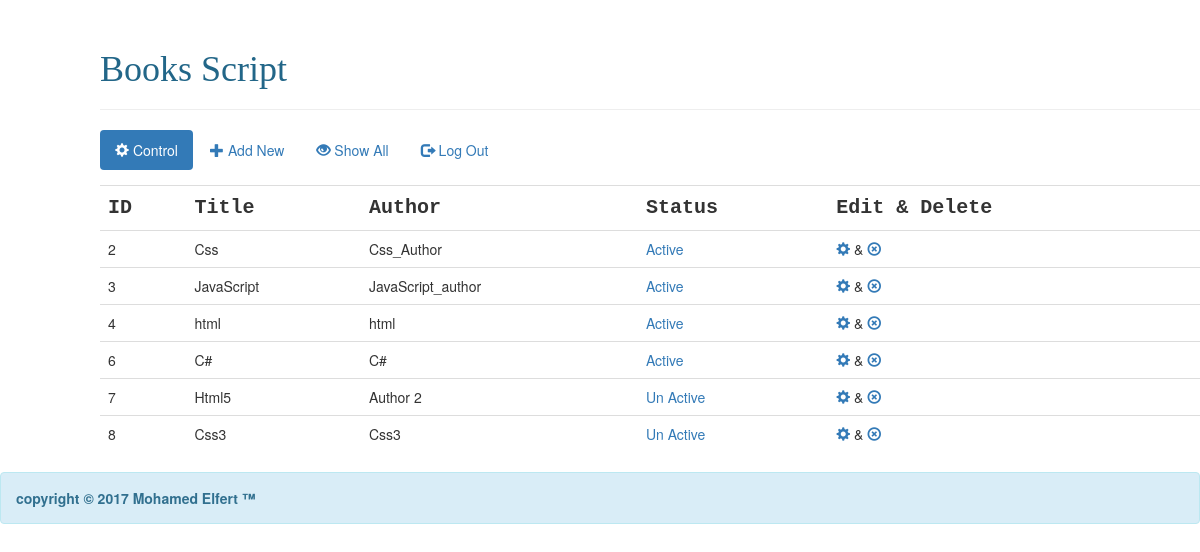
The app's page /control.php with its own data.
### tables this page shows
CREATE TABLE `books` (
  `id` int(11) NOT NULL,
  `title` varchar(50) NOT NULL,
  `author` varchar(50) NOT NULL,
  `active` int(2) NOT NULL DEFAULT '0'
);

### control.php (the view, shortened to what this page needs)
<!DOCTYPE html>
<html>
    <head>
        <link href="css/bootstrap.min.css" rel="stylesheet">
        <link href="css/style.css" rel="stylesheet">
    </head>
    <body>
        <div id="page">
            <div class="page-header">
              <h1 class="title">Books Script</h1>
            </div>
            <ul class="nav nav-pills">
                <li role="presentation" class="active"><a href="control.php">
                    <span class="glyphicon glyphicon-cog" aria-hidden="true"></span> Control</a>
                </li>
                <li role="presentation"><a href="add_new.php">
                    <span class="glyphicon glyphicon-plus" aria-hidden="true"></span> Add New</a>
                </li>
                <li role="presentation"><a href="show_all.php">
                    <span class="glyphicon glyphicon-eye-open" aria-hidden="true"></span> Show All</a>
                </li>
                <li role="presentation"><a href="index.php">
                    <span class="glyphicon glyphicon-log-out" aria-hidden="true"></span> Log Out</a>
                </li>
            </ul>
            <?php
            include 'connect.php';
            if ($_GET['box'] == 'active') {
                $id = intval($_GET['id']);
                $query = $conn->prepare("UPDATE books SET active = 1 WHERE id = :id");
                $query->bindParam(':id',$id,PDO::PARAM_INT);
                $query->execute();
                header("Location: control.php");
            }
            elseif ($_GET['box'] == 'unactive') {
                $id = intval($_GET['id']);
                $query = $conn->prepare("UPDATE books SET active = 0 WHERE id = :id");
                $query->bindParam(':id',$id,PDO::PARAM_INT);
                $query->execute();
                header("Location: control.php");
            }
            elseif ($_GET['box'] == 'delete') {
                $id = intval($_GET['id']);
                $query = $conn->query("DELETE FROM books WHERE id = '$id'");
                header("Location: control.php");
            }
            else{
            $query = $conn->query("SELECT * FROM books ORDER BY id");
            $count = $query->rowCount();
            if ($count) {
            ?>
            <table class="table table-hover">
              <tr id="htr">
                <td>ID</td>
                <td>Title</td>
                <td>Author</td>
                <td>Status</td>
                <td>Edit & Delete</td>
              </tr>
              <?php
              while ($row = $query->fetch(PDO::FETCH_OBJ)) {
                if ($row->active == 0) {
                    echo"
                    <tr>
                        <td>$row->id</td>
                        <td>$row->title</td>
                        <td>$row->author</td>
                        <td><a href='control.php?box=active&id={$row->id}'>Active</a></td>
                        <td>
                            <a href='control.php?box=edite&id={$row->id}'><span class='glyphicon glyphicon-cog'
                                aria-hidden='true'> </a> &
                            <a href='control.php?box=delete&id={$row->id}'><span class='glyphicon glyphicon-remove-circle'
                                aria-hidden='true'></a>
                        </td>
                    </tr>
                   ";
                } elseif ($row->active == 1) {
                     echo"
                    <tr>
                        <td>$row->id</td>
                        <td>$row->title</td>
                        <td>$row->author</td>
                        <td><a href='control.php?box=unactive&id={$row->id}'>Un Active</a></td>
                        <td>
                            <a href='control.php?box=edite&id={$row->id}'><span class='glyphicon glyphicon-cog'
                                aria-hidden='true'> </a> &
                            <a href='control.php?box=delete&id={$row->id}'><span class='glyphicon glyphicon-remove-circle'
                                aria-hidden='true'></span></a>
                        </td>
                    </tr>
                   ";
                }
               }
              ?>
            </table>
            <?php
            }else{}
            }
            ?>
        </div>
        <div class="alert alert-info">
            <strong>copyright &copy;  2017 Mohamed Elfert &trade;</strong>
        </div>
    </body>
</html>

### css/style.css (style rules this page uses)
#page { margin-top: 50px; margin-left: 100px; }
.title { font-family: cursive; color: #268; }
.table { margin-top: 15px; }
#htr { font-family: courier; font-size: 20px; font-weight: bold; }

### records on screen
books: id "2", title "Css", author "Css_Author"
books: id "3", title "JavaScript", author "JavaScript_author"
books: id "4", title "html", author "html"
books: id "6", title "C#", author "C#"
books: id "7", title "Html5", author "Author 2"
books: id "8", title "Css3", author "Css3"
